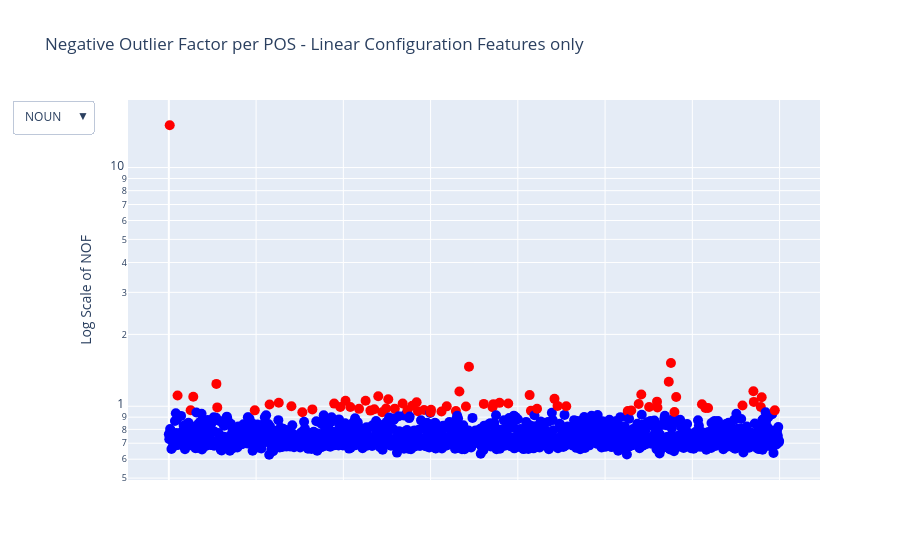

The cell this chart's notebook holds for it:
### Code cell
# Convert dictionary to a structured list
data = []
for pos, words in score_pos_elements.items():
    for word, score in words:
        log_score = np.log1p(abs(score))
        status = 'Outlier' if word in outlier_pos_elements.get(pos, []) else 'Inlier'
        color = 'red' if status == 'Outlier' else 'blue'
        data.append({'POS': pos, 'Word': word, 'NOF': log_score, 'Status': status, 'Color': color})

df = pd.DataFrame(data)

# Prepare dropdown and scatter plot
pos_tags = list(score_pos_elements.keys())
fig = go.Figure()

# Add traces for each POS
def create_trace(pos):
    filtered_df = df[df['POS'] == pos]
    return go.Scatter(
        x=np.arange(len(filtered_df)),
        y=filtered_df['NOF'],
        text=[f"{row['Word']} ({row['Status']}), NOF: {row['NOF']:.2f}" for _, row in filtered_df.iterrows()],
        mode='markers',
        marker=dict(color=filtered_df['Color'], size=10),
        name=pos,
        hoverinfo='text'
    )

for pos in pos_tags:
    fig.add_trace(create_trace(pos))

# Update layout with dropdown
fig.update_layout(
    title="Negative Outlier Factor per POS - Linear Configuration Features only",
    xaxis=dict(showticklabels=False),
    yaxis=dict(type='log', title="Log Scale of NOF"),
    updatemenus=[
        {
            "buttons": [
                {
                    "label": pos,
                    "method": "update",
                    "args": [
                        {"visible": [i == idx for i in range(len(pos_tags))]},
                        {"title": f"Negative Outlier Factor for {pos} - Linear Configuration Features only"}
                    ]
                }
                for idx, pos in enumerate(pos_tags)
            ],
            "direction": "down",
            "showactive": True
        }
    ]
)

# Set all traces except the first one to be initially hidden
for i in range(1, len(pos_tags)):
    fig.data[i].visible = False

# Show the chart
fig.show()

### Figure 1 — Plotly figure (JSON) as saved in the notebook; plotly's stock layout.template omitted (floating-point values rounded to 4 significant figures; data arrays with more than 128 entries replaced by an {"elided": "..."} marker saying what was removed)
{"data": [{"hoverinfo": "text", "marker": {"color": {"elided": "1400 str values"}, "size": 10}, "mode": "markers", "name": "NOUN", "text": {"elided": "1400 str values"}, "type": "scatter", "x": {"elided": "1400 int values"}, "y": {"elided": "1400 float values"}}, {"hoverinfo": "text", "marker": {"color": ["blue", "red", "red", "red", "blue", "blue", "red", "red", "red", "blue", "red", "red", "blue", "blue"], "size": 10}, "mode": "markers", "name": "CCONJ", "text": ["& (Inlier), NOF: 0.72", "/ (Outlier), NOF: 0.96", "c'est-à-dire (Outlier), NOF: 1.07", "car (Outlier), NOF: 0.96", "comme (Inlier), NOF: 0.66", "donc (Inlier), NOF: 0.74", "et (Outlier), NOF: 2.59", "mais (Outlier), NOF: 1.23", "ni (Outlier), NOF: 1.27", "or (Inlier), NOF: 0.74", "ou (Outlier), NOF: 1.23", "puis (Outlier), NOF: 1.41", "soit (Inlier), NOF: 0.66", "voire (Inlier), NOF: 0.76"], "type": "scatter", "visible": false, "x": [0, 1, 2, 3, 4, 5, 6, 7, 8, 9, 10, 11, 12, 13], "y": [0.7178, 0.9606, 1.066, 0.9606, 0.6608, 0.7448, 2.595, 1.231, 1.27, 0.7448, 1.231, 1.412, 0.6608, 0.7636]}, {"hoverinfo": "text", "marker": {"color": ["blue", "red", "blue", "red", "blue", "red", "blue", "red", "blue", "red", "blue", "blue", "blue", "blue", "blue", "blue", "red", "red", "blue", "blue", "blue", "blue", "red", "blue", "blue", "blue", "blue", "blue", "blue", "blue", "blue", "blue", "blue", "blue", "red"], "size": 10}, "mode": "markers", "name": "ADP", "text": ["/ (Inlier), NOF: 0.85", "après (Outlier), NOF: 1.04", "avant (Inlier), NOF: 0.80", "avec (Outlier), NOF: 1.44", "chez (Inlier), NOF: 0.83", "comme (Outlier), NOF: 1.04", "concernant (Inlier), NOF: 0.91", "contre (Outlier), NOF: 0.96", "dans (Inlier), NOF: 0.78", "de (Outlier), NOF: 2.08", "depuis (Inlier), NOF: 0.81", "derrière (Inlier), NOF: 0.89", "devant (Inlier), NOF: 0.73", "di (Inlier), NOF: 0.86", "durant (Inlier), NOF: 0.73", "dès (Inlier), NOF: 0.72", "en (Outlier), NOF: 1.20", "entre (Outlier), NOF: 1.04", "envers (Inlier), NOF: 0.73", "jusque (Inlier), NOF: 0.65", "malgré (Inlier), NOF: 0.75", "outre (Inlier), NOF: 0.70", "par (Outlier), NOF: 1.09", "parmi (Inlier), NOF: 0.66", "pendant (Inlier), NOF: 0.65", "pour (Inlier), NOF: 0.78", "sans (Inlier), NOF: 0.70", "sauf (Inlier), NOF: 0.81", "selon (Inlier), NOF: 0.91", "sous (Inlier), NOF: 0.64", "suivant (Inlier), NOF: 0.61", "sur (Inlier), NOF: 0.62", "vers (Inlier), NOF: 0.80", "via (Inlier), NOF: 0.81", "à (Outlier), NOF: 1.53"], "type": "scatter", "visible": false, "x": [0, 1, 2, 3, 4, 5, 6, 7, 8, 9, 10, 11, 12, 13, 14, 15, 16, 17, 18, 19, 20, 21, 22, 23, 24, 25, 26, 27, 28, 29, 30, 31, 32, 33, 34], "y": [0.8523, 1.041, 0.8049, 1.437, 0.8348, 1.04, 0.9086, 0.9597, 0.783, 2.078, 0.8068, 0.8863, 0.726, 0.8615, 0.7279, 0.7155, 1.197, 1.04, 0.7326, 0.6478, 0.7525, 0.6954, 1.092, 0.6628, 0.6478, 0.783, 0.7026, 0.8124, 0.9121, 0.6434, 0.6054, 0.6224, 0.7954, 0.8074, 1.534]}, {"hoverinfo": "text", "marker": {"color": {"elided": "166 str values"}, "size": 10}, "mode": "markers", "name": "NUM", "text": {"elided": "166 str values"}, "type": "scatter", "visible": false, "x": {"elided": "166 int values"}, "y": {"elided": "166 float values"}}, {"hoverinfo": "text", "marker": {"color": {"elided": "402 str values"}, "size": 10}, "mode": "markers", "name": "ADJ", "text": {"elided": "402 str values"}, "type": "scatter", "visible": false, "x": {"elided": "402 int values"}, "y": {"elided": "402 float values"}}, {"hoverinfo": "text", "marker": {"color": {"elided": "556 str values"}, "size": 10}, "mode": "markers", "name": "VERB", "text": {"elided": "556 str values"}, "type": "scatter", "visible": false, "x": {"elided": "556 int values"}, "y": {"elided": "556 float values"}}, {"hoverinfo": "text", "marker": {"color": {"elided": "210 str values"}, "size": 10}, "mode": "markers", "name": "PROPN", "text": {"elided": "210 str values"}, "type": "scatter", "visible": false, "x": {"elided": "210 int values"}, "y": {"elided": "210 float values"}}, {"hoverinfo": "text", "marker": {"color": ["blue", "blue", "blue", "red", "red", "blue", "red", "blue", "blue", "blue", "red", "blue", "blue", "blue", "blue", "blue", "blue", "blue", "blue", "blue", "blue", "red", "blue", "blue", "blue", "blue", "blue", "blue", "red", "blue", "blue", "blue", "blue", "blue", "blue", "red", "blue", "blue", "blue", "blue", "blue", "red", "blue", "blue", "blue", "blue", "blue", "red", "blue", "blue", "red", "blue", "blue", "blue", "blue", "red", "blue", "red", "red", "blue", "red", "red", "blue", "blue", "red", "blue", "blue", "blue", "blue", "red", "red", "blue", "blue", "blue", "blue", "blue", "red", "blue", "red", "blue", "red", "red", "blue", "red", "blue", "blue", "blue", "blue", "blue", "blue", "blue", "blue", "blue", "blue", "blue", "red", "blue", "blue", "blue", "blue", "red", "blue", "blue", "blue", "red", "red", "blue", "blue", "red", "red", "blue", "blue", "blue", "red", "red", "red", "blue", "blue", "red", "blue", "blue", "blue", "blue", "blue", "blue", "blue"], "size": 10}, "mode": "markers", "name": "ADV", "text": ["absolument (Inlier), NOF: 0.69", "actuellement (Inlier), NOF: 0.92", "afin (Inlier), NOF: 0.72", "ailleurs (Outlier), NOF: 1.16", "ainsi (Outlier), NOF: 1.21", "alors (Inlier), NOF: 0.69", "après (Outlier), NOF: 1.08", "assez (Inlier), NOF: 0.76", "au-delà (Inlier), NOF: 0.74", "au-dessus (Inlier), NOF: 0.87", "aujourd'hui (Outlier), NOF: 1.34", "auparavant (Inlier), NOF: 0.86", "auprès (Inlier), NOF: 0.71", "aussi (Inlier), NOF: 0.70", "autant (Inlier), NOF: 0.69", "autour (Inlier), NOF: 0.71", "autrement (Inlier), NOF: 0.69", "avant (Inlier), NOF: 0.61", "beaucoup (Inlier), NOF: 0.76", "bien (Inlier), NOF: 0.78", "bientôt (Inlier), NOF: 0.89", "cependant (Outlier), NOF: 1.38", "certes (Inlier), NOF: 0.79", "clairement (Inlier), NOF: 0.69", "comment (Inlier), NOF: 0.67", "complètement (Inlier), NOF: 0.69", "contrairement (Inlier), NOF: 0.68", "davantage (Inlier), NOF: 0.69", "depuis (Outlier), NOF: 1.18", "directement (Inlier), NOF: 0.69", "donc (Inlier), NOF: 0.65", "définitivement (Inlier), NOF: 0.74", "déjà (Inlier), NOF: 0.68", "désormais (Inlier), NOF: 0.62", "encore (Inlier), NOF: 0.69", "enfin (Outlier), NOF: 1.37", "ensemble (Inlier), NOF: 0.79", "ensuite (Inlier), NOF: 0.87", "entièrement (Inlier), NOF: 0.69", "environ (Inlier), NOF: 0.71", "essentiellement (Inlier), NOF: 0.91", "extrêmement (Outlier), NOF: 14.34", "face (Inlier), NOF: 0.68", "facilement (Inlier), NOF: 0.69", "finalement (Inlier), NOF: 0.76", "fort (Inlier), NOF: 0.84", "fortement (Inlier), NOF: 0.83", "grâce (Outlier), NOF: 1.30", "généralement (Inlier), NOF: 0.92", "hier (Inlier), NOF: 0.82", "hors (Outlier), NOF: 0.95", "ici (Inlier), NOF: 0.72", "immédiatement (Inlier), NOF: 0.69", "initialement (Inlier), NOF: 0.69", "jamais (Inlier), NOF: 0.91", "juste (Outlier), NOF: 1.11", "largement (Inlier), NOF: 0.72", "loin (Outlier), NOF: 0.99", "longtemps (Outlier), NOF: 1.10", "lors (Inlier), NOF: 0.64", "là (Outlier), NOF: 1.29", "légèrement (Outlier), NOF: 14.34", "maintenant (Inlier), NOF: 0.74", "mal (Inlier), NOF: 0.78", "malheureusement (Outlier), NOF: 1.16", "mieux (Inlier), NOF: 0.94", "moins (Inlier), NOF: 0.83", "même (Inlier), NOF: 0.78", "naturellement (Inlier), NOF: 0.91", "ne (Outlier), NOF: 1.24", "non (Outlier), NOF: 1.12", "notamment (Inlier), NOF: 0.65", "néanmoins (Inlier), NOF: 0.67", "officiellement (Inlier), NOF: 0.69", "parfaitement (Inlier), NOF: 0.74", "parfois (Inlier), NOF: 0.71", "particulièrement (Outlier), NOF: 0.97", "partiellement (Inlier), NOF: 0.85", "partout (Outlier), NOF: 1.06", "pas (Inlier), NOF: 0.74", "peu (Outlier), NOF: 1.08", "peut-être (Outlier), NOF: 1.21", "plus (Inlier), NOF: 0.75", "plutôt (Outlier), NOF: 1.23", "pourquoi (Inlier), NOF: 0.90", "pourtant (Inlier), NOF: 0.89", "pratiquement (Inlier), NOF: 0.69", "presque (Inlier), NOF: 0.73", "principalement (Inlier), NOF: 0.69", "probablement (Inlier), NOF: 0.86", "progressivement (Inlier), NOF: 0.69", "près (Inlier), NOF: 0.67", "que (Inlier), NOF: 0.69", "rapidement (Inlier), NOF: 0.76", "rarement (Inlier), NOF: 0.69", "relativement (Outlier), NOF: 0.95", "respectivement (Inlier), NOF: 0.89", "récemment (Inlier), NOF: 0.73", "réellement (Inlier), NOF: 0.69", "régulièrement (Inlier), NOF: 0.74", "seulement (Outlier), NOF: 1.02", "si (Inlier), NOF: 0.89", "simplement (Inlier), NOF: 0.70", "soit (Inlier), NOF: 0.69", "souvent (Outlier), NOF: 0.97", "spécialement (Outlier), NOF: 15.04", "suite (Inlier), NOF: 0.71", "surtout (Inlier), NOF: 0.89", "tant (Outlier), NOF: 1.60", "tard (Outlier), NOF: 1.57", "totalement (Inlier), NOF: 0.73", "toujours (Inlier), NOF: 0.69", "tout (Inlier), NOF: 0.65", "toutefois (Outlier), NOF: 1.09", "traditionnellement (Outlier), NOF: 15.04", "trop (Outlier), NOF: 1.02", "très (Inlier), NOF: 0.69", "tôt (Inlier), NOF: 0.88", "uniquement (Outlier), NOF: 15.04", "vis-à-vis (Inlier), NOF: 0.91", "vite (Inlier), NOF: 0.73", "vivement (Inlier), NOF: 0.69", "vraiment (Inlier), NOF: 0.74", "véritablement (Inlier), NOF: 0.69", "également (Inlier), NOF: 0.72", "éventuellement (Inlier), NOF: 0.69"], "type": "scatter", "visible": false, "x": [0, 1, 2, 3, 4, 5, 6, 7, 8, 9, 10, 11, 12, 13, 14, 15, 16, 17, 18, 19, 20, 21, 22, 23, 24, 25, 26, 27, 28, 29, 30, 31, 32, 33, 34, 35, 36, 37, 38, 39, 40, 41, 42, 43, 44, 45, 46, 47, 48, 49, 50, 51, 52, 53, 54, 55, 56, 57, 58, 59, 60, 61, 62, 63, 64, 65, 66, 67, 68, 69, 70, 71, 72, 73, 74, 75, 76, 77, 78, 79, 80, 81, 82, 83, 84, 85, 86, 87, 88, 89, 90, 91, 92, 93, 94, 95, 96, 97, 98, 99, 100, 101, 102, 103, 104, 105, 106, 107, 108, 109, 110, 111, 112, 113, 114, 115, 116, 117, 118, 119, 120, 121, 122, 123, 124, 125], "y": [0.6931, 0.9241, 0.7155, 1.164, 1.207, 0.6928, 1.08, 0.7588, 0.7361, 0.8671, 1.342, 0.8613, 0.7093, 0.6989, 0.6931, 0.7053, 0.6931, 0.6104, 0.7588, 0.7804, 0.8891, 1.38, 0.7917, 0.6931, 0.6699, 0.6931, 0.6811, 0.6931, 1.178, 0.6931, 0.6545, 0.7436, 0.6828, 0.6238, 0.6882, 1.374, 0.7917, 0.8698, 0.6931, 0.7139, 0.9104, 14.34, 0.6789, 0.6931, 0.7634, 0.8393, 0.8253, 1.3, 0.919, 0.8185, 0.9525, 0.7152, 0.6931, 0.6931, 0.9084, 1.106, 0.7181, 0.9875, 1.103, 0.6434, 1.29, 14.34, 0.7403, 0.7776, 1.156, 0.9364, 0.828, 0.7787, 0.9076, 1.243, 1.123, 0.6545, 0.6698, 0.6931, 0.7436, 0.7103, 0.968, 0.8451, 1.057, 0.7442, 1.083, 1.208, 0.7538, 1.23, 0.896, 0.8878, 0.6931, 0.7319, 0.6931, 0.8605, 0.6931, 0.667, 0.6939, 0.7636, 0.6931, 0.9491, 0.8891, 0.7324, 0.6931, 0.7436, 1.016, 0.8944, 0.7022, 0.6931, 0.974, 15.04, 0.7086, 0.8894, 1.596, 1.569, 0.7315, 0.6875, 0.647, 1.09, 15.04, 1.015, 0.6924, 0.8777, 15.04, 0.9075, 0.7315, 0.6931, 0.7449, 0.6931, 0.72, 0.6931]}, {"hoverinfo": "text", "marker": {"color": ["blue", "red", "blue", "blue", "blue", "blue", "blue", "red", "red", "blue", "red", "red", "red", "blue", "red"], "size": 10}, "mode": "markers", "name": "DET", "text": ["aucun (Inlier), NOF: 0.71", "ce (Outlier), NOF: 2.66", "certain (Inlier), NOF: 0.64", "chaque (Inlier), NOF: 0.81", "différent (Inlier), NOF: 0.84", "divers (Inlier), NOF: 0.71", "du (Inlier), NOF: 0.68", "le (Outlier), NOF: 2.25", "plusieurs (Outlier), NOF: 2.71", "quel (Inlier), NOF: 0.71", "quelque (Outlier), NOF: 1.94", "son (Outlier), NOF: 2.02", "tel (Outlier), NOF: 1.41", "tout (Inlier), NOF: 0.64", "un (Outlier), NOF: 1.35"], "type": "scatter", "visible": false, "x": [0, 1, 2, 3, 4, 5, 6, 7, 8, 9, 10, 11, 12, 13, 14], "y": [0.7139, 2.662, 0.6419, 0.8109, 0.8351, 0.7107, 0.683, 2.251, 2.713, 0.7107, 1.941, 2.018, 1.408, 0.6419, 1.348]}, {"hoverinfo": "text", "marker": {"color": ["blue", "blue", "red", "blue", "red", "blue", "blue", "red", "red", "red", "red", "red", "red", "blue", "blue", "blue", "red", "red", "blue", "blue", "red", "blue", "blue", "blue", "blue", "red", "blue", "blue", "red", "red", "red", "blue", "red", "red", "blue", "red", "red", "blue", "red", "blue"], "size": 10}, "mode": "markers", "name": "PRON", "text": ["aucun (Inlier), NOF: 0.71", "autant (Inlier), NOF: 0.74", "autre (Outlier), NOF: 0.95", "beaucoup (Inlier), NOF: 0.67", "ce (Outlier), NOF: 1.21", "ceci (Inlier), NOF: 0.69", "cela (Inlier), NOF: 0.79", "celui (Outlier), NOF: 1.60", "celui-ci (Outlier), NOF: 1.06", "certain (Outlier), NOF: 1.10", "chacun (Outlier), NOF: 1.29", "dont (Outlier), NOF: 2.08", "en (Outlier), NOF: 2.08", "eux (Inlier), NOF: 0.66", "eux-mêmes (Inlier), NOF: 0.78", "lequel (Inlier), NOF: 0.69", "lui (Outlier), NOF: 1.76", "lui-même (Outlier), NOF: 1.47", "moi (Inlier), NOF: 0.76", "moins (Inlier), NOF: 0.64", "nous (Outlier), NOF: 1.01", "on (Inlier), NOF: 0.66", "où (Inlier), NOF: 0.62", "personne (Inlier), NOF: 0.70", "peu (Inlier), NOF: 0.84", "plus (Outlier), NOF: 1.86", "plusieurs (Inlier), NOF: 0.79", "près (Inlier), NOF: 0.80", "que (Outlier), NOF: 1.16", "quelqu'un (Outlier), NOF: 1.24", "qui (Outlier), NOF: 1.87", "quoi (Inlier), NOF: 0.71", "rien (Outlier), NOF: 1.22", "soi (Outlier), NOF: 2.26", "toi (Inlier), NOF: 0.69", "tout (Outlier), NOF: 1.51", "un (Outlier), NOF: 1.47", "vous (Inlier), NOF: 0.89", "y (Outlier), NOF: 2.53", "ça (Inlier), NOF: 0.87"], "type": "scatter", "visible": false, "x": [0, 1, 2, 3, 4, 5, 6, 7, 8, 9, 10, 11, 12, 13, 14, 15, 16, 17, 18, 19, 20, 21, 22, 23, 24, 25, 26, 27, 28, 29, 30, 31, 32, 33, 34, 35, 36, 37, 38, 39], "y": [0.7132, 0.7384, 0.9469, 0.6671, 1.212, 0.6879, 0.7948, 1.601, 1.062, 1.101, 1.287, 2.077, 2.084, 0.6608, 0.7828, 0.6863, 1.758, 1.474, 0.7635, 0.6379, 1.012, 0.6608, 0.6234, 0.7038, 0.8355, 1.865, 0.7914, 0.8033, 1.163, 1.244, 1.867, 0.7092, 1.217, 2.257, 0.6879, 1.512, 1.473, 0.8929, 2.527, 0.8666]}, {"hoverinfo": "text", "marker": {"color": ["red", "red", "red"], "size": 10}, "mode": "markers", "name": "AUX", "text": ["avoir (Outlier), NOF: 2.62", "faire (Outlier), NOF: 2.04", "être (Outlier), NOF: 2.72"], "type": "scatter", "visible": false, "x": [0, 1, 2], "y": [2.621, 2.042, 2.721]}, {"hoverinfo": "text", "marker": {"color": ["red", "red"], "size": 10}, "mode": "markers", "name": "INTJ", "text": ["bref (Outlier), NOF: 1.57", "merci (Outlier), NOF: 1.04"], "type": "scatter", "visible": false, "x": [0, 1], "y": [1.565, 1.043]}, {"hoverinfo": "text", "marker": {"color": ["red", "blue", "blue", "blue", "blue", "blue"], "size": 10}, "mode": "markers", "name": "SCONJ", "text": ["comme (Outlier), NOF: 1.03", "lorsque (Inlier), NOF: 0.75", "puisque (Inlier), NOF: 0.86", "quand (Inlier), NOF: 0.77", "que (Inlier), NOF: 0.90", "si (Inlier), NOF: 0.78"], "type": "scatter", "visible": false, "x": [0, 1, 2, 3, 4, 5], "y": [1.028, 0.7509, 0.8563, 0.7734, 0.9042, 0.783]}, {"hoverinfo": "text", "marker": {"color": ["blue", "red", "blue"], "size": 10}, "mode": "markers", "name": "X", "text": ["del (Inlier), NOF: 0.65", "etc. (Outlier), NOF: 1.67", "von (Inlier), NOF: 0.73"], "type": "scatter", "visible": false, "x": [0, 1, 2], "y": [0.6498, 1.666, 0.7309]}], "layout": {"title": {"text": "Negative Outlier Factor per POS - Linear Configuration Features only"}, "updatemenus": [{"buttons": [{"args": [{"visible": [true, false, false, false, false, false, false, false, false, false, false, false, false, false]}, {"title": "Negative Outlier Factor for NOUN - Linear Configuration Features only"}], "label": "NOUN", "method": "update"}, {"args": [{"visible": [false, true, false, false, false, false, false, false, false, false, false, false, false, false]}, {"title": "Negative Outlier Factor for CCONJ - Linear Configuration Features only"}], "label": "CCONJ", "method": "update"}, {"args": [{"visible": [false, false, true, false, false, false, false, false, false, false, false, false, false, false]}, {"title": "Negative Outlier Factor for ADP - Linear Configuration Features only"}], "label": "ADP", "method": "update"}, {"args": [{"visible": [false, false, false, true, false, false, false, false, false, false, false, false, false, false]}, {"title": "Negative Outlier Factor for NUM - Linear Configuration Features only"}], "label": "NUM", "method": "update"}, {"args": [{"visible": [false, false, false, false, true, false, false, false, false, false, false, false, false, false]}, {"title": "Negative Outlier Factor for ADJ - Linear Configuration Features only"}], "label": "ADJ", "method": "update"}, {"args": [{"visible": [false, false, false, false, false, true, false, false, false, false, false, false, false, false]}, {"title": "Negative Outlier Factor for VERB - Linear Configuration Features only"}], "label": "VERB", "method": "update"}, {"args": [{"visible": [false, false, false, false, false, false, true, false, false, false, false, false, false, false]}, {"title": "Negative Outlier Factor for PROPN - Linear Configuration Features only"}], "label": "PROPN", "method": "update"}, {"args": [{"visible": [false, false, false, false, false, false, false, true, false, false, false, false, false, false]}, {"title": "Negative Outlier Factor for ADV - Linear Configuration Features only"}], "label": "ADV", "method": "update"}, {"args": [{"visible": [false, false, false, false, false, false, false, false, true, false, false, false, false, false]}, {"title": "Negative Outlier Factor for DET - Linear Configuration Features only"}], "label": "DET", "method": "update"}, {"args": [{"visible": [false, false, false, false, false, false, false, false, false, true, false, false, false, false]}, {"title": "Negative Outlier Factor for PRON - Linear Configuration Features only"}], "label": "PRON", "method": "update"}, {"args": [{"visible": [false, false, false, false, false, false, false, false, false, false, true, false, false, false]}, {"title": "Negative Outlier Factor for AUX - Linear Configuration Features only"}], "label": "AUX", "method": "update"}, {"args": [{"visible": [false, false, false, false, false, false, false, false, false, false, false, true, false, false]}, {"title": "Negative Outlier Factor for INTJ - Linear Configuration Features only"}], "label": "INTJ", "method": "update"}, {"args": [{"visible": [false, false, false, false, false, false, false, false, false, false, false, false, true, false]}, {"title": "Negative Outlier Factor for SCONJ - Linear Configuration Features only"}], "label": "SCONJ", "method": "update"}, {"args": [{"visible": [false, false, false, false, false, false, false, false, false, false, false, false, false, true]}, {"title": "Negative Outlier Factor for X - Linear Configuration Features only"}], "label": "X", "method": "update"}], "direction": "down", "showactive": true}], "xaxis": {"showticklabels": false}, "yaxis": {"title": {"text": "Log Scale of NOF"}, "type": "log"}}}
